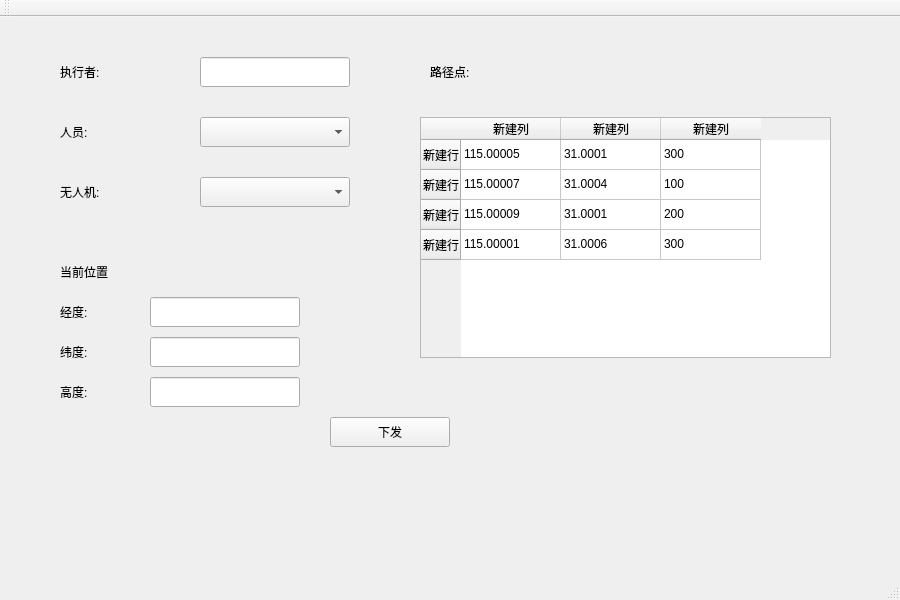
<?xml version="1.0" encoding="UTF-8"?>
<ui version="4.0">
 <class>MoveMissionWidgetClass</class>
 <widget class="QMainWindow" name="MoveMissionWidgetClass">
  <property name="geometry">
   <rect>
    <x>0</x>
    <y>0</y>
    <width>900</width>
    <height>600</height>
   </rect>
  </property>
  <property name="minimumSize">
   <size>
    <width>900</width>
    <height>600</height>
   </size>
  </property>
  <property name="maximumSize">
   <size>
    <width>900</width>
    <height>600</height>
   </size>
  </property>
  <property name="windowTitle">
   <string>MoveMissionWidget</string>
  </property>
  <widget class="QWidget" name="centralWidget">
   <widget class="QLabel" name="label">
    <property name="geometry">
     <rect>
      <x>60</x>
      <y>40</y>
      <width>120</width>
      <height>30</height>
     </rect>
    </property>
    <property name="text">
     <string>执行者:</string>
    </property>
   </widget>
   <widget class="QLineEdit" name="ExecuterEdit">
    <property name="geometry">
     <rect>
      <x>200</x>
      <y>40</y>
      <width>150</width>
      <height>30</height>
     </rect>
    </property>
   </widget>
   <widget class="QLabel" name="label_2">
    <property name="geometry">
     <rect>
      <x>60</x>
      <y>100</y>
      <width>120</width>
      <height>30</height>
     </rect>
    </property>
    <property name="text">
     <string>人员:</string>
    </property>
   </widget>
   <widget class="QLabel" name="label_3">
    <property name="geometry">
     <rect>
      <x>60</x>
      <y>160</y>
      <width>120</width>
      <height>30</height>
     </rect>
    </property>
    <property name="text">
     <string>无人机:</string>
    </property>
   </widget>
   <widget class="QComboBox" name="HumanBox">
    <property name="geometry">
     <rect>
      <x>200</x>
      <y>100</y>
      <width>150</width>
      <height>30</height>
     </rect>
    </property>
   </widget>
   <widget class="QComboBox" name="UavBox">
    <property name="geometry">
     <rect>
      <x>200</x>
      <y>160</y>
      <width>150</width>
      <height>30</height>
     </rect>
    </property>
   </widget>
   <widget class="QLabel" name="label_4">
    <property name="geometry">
     <rect>
      <x>430</x>
      <y>40</y>
      <width>120</width>
      <height>30</height>
     </rect>
    </property>
    <property name="text">
     <string>路径点:</string>
    </property>
   </widget>
   <widget class="QTableWidget" name="MoveListWidget">
    <property name="geometry">
     <rect>
      <x>420</x>
      <y>100</y>
      <width>411</width>
      <height>241</height>
     </rect>
    </property>
    <row>
     <property name="text">
      <string>新建行</string>
     </property>
    </row>
    <row>
     <property name="text">
      <string>新建行</string>
     </property>
    </row>
    <row>
     <property name="text">
      <string>新建行</string>
     </property>
    </row>
    <row>
     <property name="text">
      <string>新建行</string>
     </property>
    </row>
    <column>
     <property name="text">
      <string>新建列</string>
     </property>
    </column>
    <column>
     <property name="text">
      <string>新建列</string>
     </property>
    </column>
    <column>
     <property name="text">
      <string>新建列</string>
     </property>
    </column>
    <item row="0" column="0">
     <property name="text">
      <string>115.00005</string>
     </property>
    </item>
    <item row="0" column="1">
     <property name="text">
      <string>31.0001</string>
     </property>
    </item>
    <item row="0" column="2">
     <property name="text">
      <string>300</string>
     </property>
    </item>
    <item row="1" column="0">
     <property name="text">
      <string>115.00007</string>
     </property>
    </item>
    <item row="1" column="1">
     <property name="text">
      <string>31.0004</string>
     </property>
    </item>
    <item row="1" column="2">
     <property name="text">
      <string>100</string>
     </property>
    </item>
    <item row="2" column="0">
     <property name="text">
      <string>115.00009</string>
     </property>
    </item>
    <item row="2" column="1">
     <property name="text">
      <string>31.0001</string>
     </property>
    </item>
    <item row="2" column="2">
     <property name="text">
      <string>200</string>
     </property>
    </item>
    <item row="3" column="0">
     <property name="text">
      <string>115.00001</string>
     </property>
    </item>
    <item row="3" column="1">
     <property name="text">
      <string>31.0006</string>
     </property>
    </item>
    <item row="3" column="2">
     <property name="text">
      <string>300</string>
     </property>
    </item>
   </widget>
   <widget class="QPushButton" name="SendBtn">
    <property name="geometry">
     <rect>
      <x>330</x>
      <y>400</y>
      <width>120</width>
      <height>30</height>
     </rect>
    </property>
    <property name="text">
     <string>下发</string>
    </property>
   </widget>
   <widget class="QLabel" name="label_5">
    <property name="geometry">
     <rect>
      <x>60</x>
      <y>240</y>
      <width>120</width>
      <height>30</height>
     </rect>
    </property>
    <property name="text">
     <string>当前位置</string>
    </property>
   </widget>
   <widget class="QLabel" name="label_6">
    <property name="geometry">
     <rect>
      <x>60</x>
      <y>280</y>
      <width>120</width>
      <height>30</height>
     </rect>
    </property>
    <property name="text">
     <string>经度:</string>
    </property>
   </widget>
   <widget class="QLabel" name="label_7">
    <property name="geometry">
     <rect>
      <x>60</x>
      <y>320</y>
      <width>120</width>
      <height>30</height>
     </rect>
    </property>
    <property name="text">
     <string>纬度:</string>
    </property>
   </widget>
   <widget class="QLabel" name="label_8">
    <property name="geometry">
     <rect>
      <x>60</x>
      <y>360</y>
      <width>120</width>
      <height>30</height>
     </rect>
    </property>
    <property name="text">
     <string>高度:</string>
    </property>
   </widget>
   <widget class="QLineEdit" name="LonEdit">
    <property name="geometry">
     <rect>
      <x>150</x>
      <y>280</y>
      <width>150</width>
      <height>30</height>
     </rect>
    </property>
   </widget>
   <widget class="QLineEdit" name="LatEdit">
    <property name="geometry">
     <rect>
      <x>150</x>
      <y>320</y>
      <width>150</width>
      <height>30</height>
     </rect>
    </property>
   </widget>
   <widget class="QLineEdit" name="AltEdit">
    <property name="geometry">
     <rect>
      <x>150</x>
      <y>360</y>
      <width>150</width>
      <height>30</height>
     </rect>
    </property>
   </widget>
  </widget>
  <widget class="QMenuBar" name="menuBar">
   <property name="geometry">
    <rect>
     <x>0</x>
     <y>0</y>
     <width>900</width>
     <height>30</height>
    </rect>
   </property>
  </widget>
  <widget class="QToolBar" name="mainToolBar">
   <attribute name="toolBarArea">
    <enum>TopToolBarArea</enum>
   </attribute>
   <attribute name="toolBarBreak">
    <bool>false</bool>
   </attribute>
  </widget>
  <widget class="QStatusBar" name="statusBar"/>
 </widget>
 <layoutdefault spacing="6" margin="11"/>
 <resources/>
 <connections/>
</ui>
